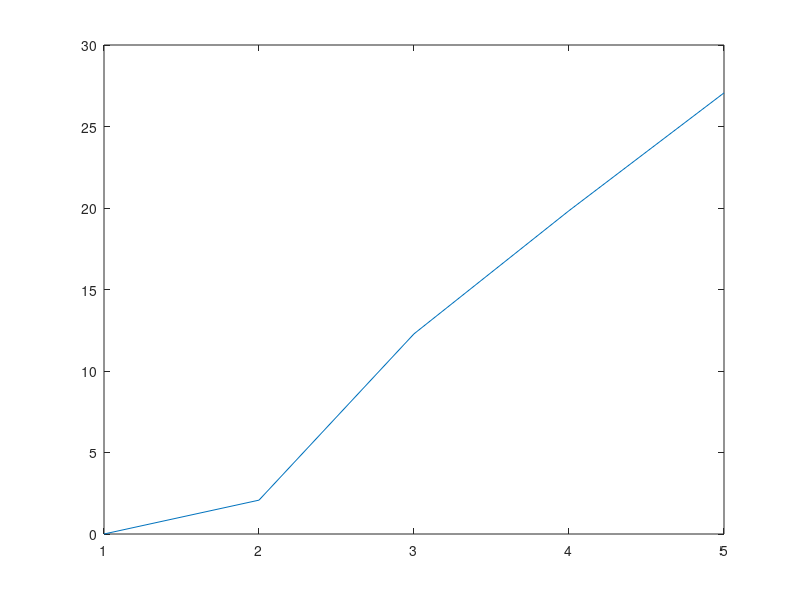

This figure's MATLAB source:
clear all
close all
clc

y =[2.2247; 5.7321; 11.1213; 18.4495; 27.7386];
u=[0.5; 1; 1.5; 2; 2.5];

yk2=y.^2;
uk2=u.^2;

yy = [yk2 - uk2];
uu = [u, uk2];

uu\yy

w=(uu'*uu)^(-1)*uu'*yy
a=w(1);
b=w(2);

yTest= zeros(length(u),1);

for k=2: length(u)
    yTest(k)=sqrt(a*u(k)+(b+1)*uk2(k));
end

figure
plot(yTest)